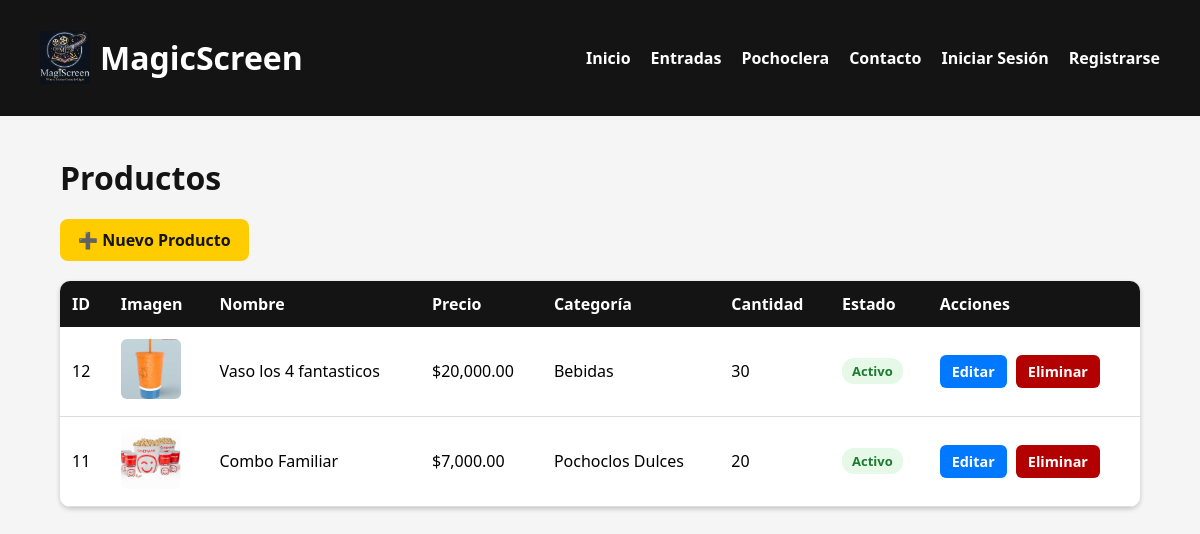
Page /proyecto/php/ProductosGUI.php on the committed database.
### tables this page shows
CREATE TABLE `productos` (
  `idproducto` int(40) NOT NULL,
  `nombre` varchar(100) DEFAULT NULL,
  `cantidad` int(8) NOT NULL,
  `categoria` varchar(50) NOT NULL,
  `precio` decimal(10,2) NOT NULL,
  `descripcion` text DEFAULT NULL,
  `imagen` varchar(255) DEFAULT NULL,
  `estado` enum('activo','inactivo') DEFAULT 'activo',
  `foto` varchar(255) NOT NULL
);

### proyecto/php/Conexion.php (called while the page is built)
<?php
class Conexion {
    private $host = "localhost";
    private $db = "proyecto_cine";
    private $usuario = "root";
    private $clave = "";
    private $charset = "utf8mb4";
    private $pdo;
    public function __construct() {
        try {
            $dsn = "mysql:host={$this->host};dbname={$this->db};charset={$this->charset}";
            $opciones = [
                PDO::ATTR_ERRMODE            => PDO::ERRMODE_EXCEPTION,
                PDO::ATTR_DEFAULT_FETCH_MODE => PDO::FETCH_ASSOC,
                PDO::ATTR_EMULATE_PREPARES   => false
            ];
            $this->pdo = new PDO($dsn, $this->usuario, $this->clave, $opciones);
        } catch (PDOException $e) {
            die("⚠️ Error al conectar a la base de datos:<br>" . $e->getMessage());
        }
    }
    public function getConexion() {
        return $this->pdo;
    }
}
?>

### proyecto/php/Productos_model.php (called while the page is built, shortened)
<?php
require_once "Conexion.php";
class ProductoModel {
    private $pdo;
    public function __construct() {
        $this->pdo = (new Conexion())->getConexion();
    }
    public function listar() {
        $sql = $this->pdo->prepare("SELECT * FROM productos ORDER BY idproducto DESC");
        $sql->execute();
        return $sql->fetchAll(PDO::FETCH_OBJ);
    }
}

### proyecto/php/ProductosGUI.php (the view, shortened to what this page needs)
<?php
require_once "Productos_model.php";
$model = new ProductoModel();
$productos = $model->listar();
?>
<!DOCTYPE html>
<html lang="es">
<head>
    <link rel="stylesheet" href="../Css/Productos.css">
</head>
<body>
<?php include "../includes/Header.php"; ?>
<main>
    <div class="main-productos">
        <h1>Productos</h1>
        <a href="Form_productos.php" class="btn-agregar">➕ Nuevo Producto</a>
        <table>
            <thead>
                <tr>
                    <th>ID</th>
                    <th>Imagen</th>
                    <th>Nombre</th>
                    <th>Precio</th>
                    <th>Categoría</th>
                    <th>Cantidad</th>
                    <th>Estado</th>
                    <th>Acciones</th>
                </tr>
            </thead>
            <tbody>
                <?php if (empty($productos)): ?>
                    <tr>
                        <td colspan="8" class="no-registros">No hay productos registrados.</td>
                    </tr>
                <?php else: ?>
                    <?php foreach ($productos as $p): ?>
                    <tr>
                        <td><?= $p->idproducto ?></td>
                        <td>
                            <?php if (!empty($p->imagen)): ?>
                                <img class="img-producto" src="../img/productos/<?= $p->imagen ?>" alt="Producto">
                            <?php else: ?>
                                <span class="no-img">Sin imagen</span>
                            <?php endif; ?>
                        </td>
                        <td><?= $p->nombre ?></td>
                        <td>$<?= number_format($p->precio, 2) ?></td>
                        <td><?= $p->categoria ?></td>
                        <td><?= $p->cantidad ?></td>
                        <td>
                            <?php if ($p->estado == "activo"): ?>
                                <span class="estado-activo">Activo</span>
                            <?php else: ?>
                                <span class="estado-inactivo">Inactivo</span>
                            <?php endif; ?>
                        </td>
                        <td>
                            <a class="btn-editar" href="Form_productos.php?id=<?= $p->idproducto ?>">Editar</a>
                            <a class="btn-eliminar"
                                onclick="return confirm('¿Eliminar producto?')"
                                href="Eliminar_producto.php?id=<?= $p->idproducto ?>">
                                Eliminar
                            </a>
                        </td>
                    </tr>
                    <?php endforeach; ?>
                <?php endif; ?>
            </tbody>
        </table>
    </div>
</main>
</body>
</html>

### proyecto/CSS/Productos.css (style rules this page uses)
body { margin: 0; padding: 0; font-family: 'Segoe UI', sans-serif; background-color: #f5f5f5; display: flex; flex-direction: column; min-height: 100vh; }
main { flex-grow: 1; }
.main-productos { width: 90%; max-width: 1200px; margin: 40px auto; padding-bottom: 40px; }
.main-productos h1 { font-size: 32px; color: #141414; margin-bottom: 20px; }
.btn-agregar { display: inline-block; background-color: #ffcc00; color: #141414; padding: 10px 18px; border-radius: 8px; font-weight: bold; text-decoration: none; margin-bottom: 20px; transition: background 0.3s; }
table { width: 100%; border-collapse: collapse; background-color: white; border-radius: 10px; overflow: hidden; box-shadow: 0 2px 5px rgba(0,0,0,0.2); }
th, td { padding: 12px; }
th { background-color: #141414; color: white; text-align: left; }
td { border-bottom: 1px solid #ddd; vertical-align: middle; }
.img-producto { width: 60px; height: 60px; object-fit: cover; border-radius: 6px; }
.estado-activo { display: inline-block; padding: 4px 10px; border-radius: 12px; background: #e6f9e8; color: #1d7a2e; font-weight: bold; font-size: 13px; }
.btn-editar, .btn-eliminar { padding: 7px 12px; border-radius: 6px; font-size: 0.9em; text-decoration: none; font-weight: bold; }
.btn-editar { background-color: #0078ff; color: white; }
.btn-eliminar { background-color: #b30000; color: white; margin-left: 5px; }

### rows in the picture
productos: idproducto "12", imagen (picture), nombre "Vaso los 4 fantasticos", precio "20,000.00", categoria "Bebidas", cantidad "30", estado "Activo"
productos: idproducto "11", imagen (picture), nombre "Combo Familiar", precio "7,000.00", categoria "Pochoclos Dulces", cantidad "20", estado "Activo"
